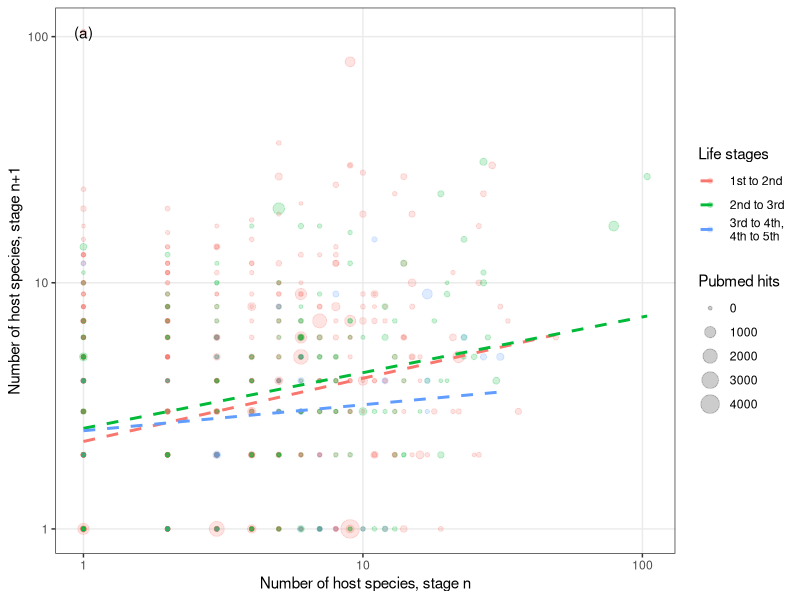
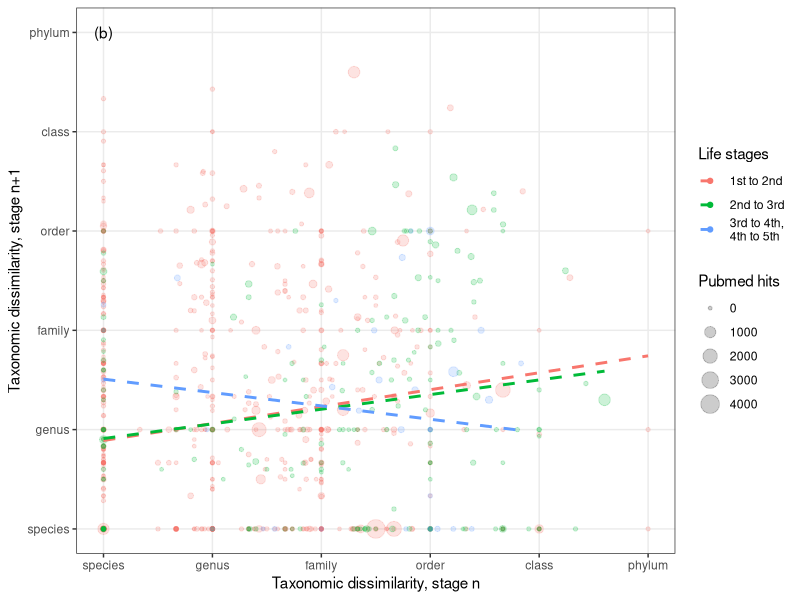
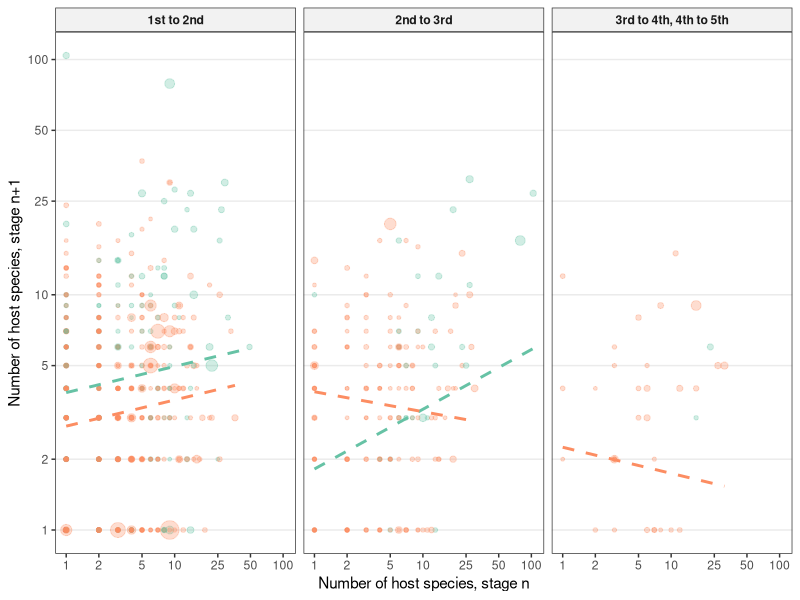
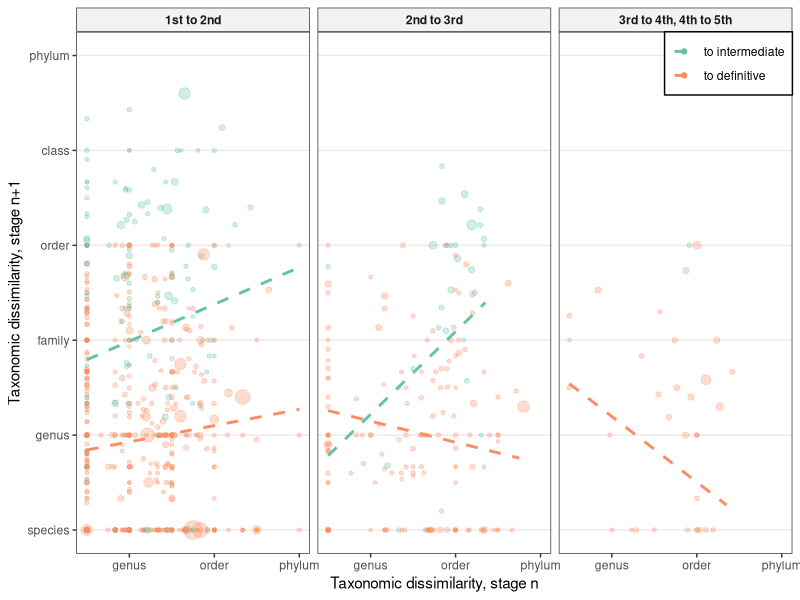
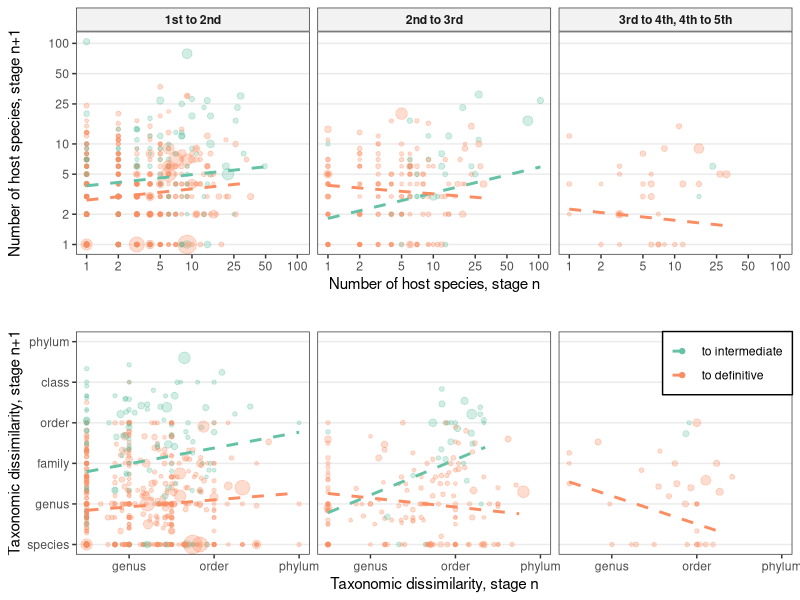

Reproduce these figures in R, in order.
## ---- chunk 1
library(ggplot2)
library(dplyr)
library(tidyr)
library(ape)
knitr::opts_chunk$set(echo = FALSE, warning = FALSE, message = FALSE)
options(stringsAsFactors = FALSE)
theme_set(new = theme_bw())
## ---- chunk 2
hosts_per_stage <- read.csv(file = "../data/stage_level_combined.csv", header = TRUE)
## ---- chunk 3
hosts_per_stage <- mutate(hosts_per_stage, rel_growth_paratenic = if_else(Facultative == "paratenic" & is.na(rel_growth_biov), 0, rel_growth_biov),
                          avg_dd_paratenic = if_else(Facultative == "paratenic" & is.na(avg_dd), 20, avg_dd))
## ---- chunk 4
hosts_per_stage <- mutate(hosts_per_stage, Host_no_fac = if_else(Host.no > 4, as.integer(4), Host.no))%>%
  mutate(Host_no_fac = factor(Host_no_fac))
# center log-transformed study effort
hosts_per_stage <- mutate(hosts_per_stage, zstudy_effort = 
                log10(study_effort+1) - mean( log10(study_effort+1), na.rm=T))

hosts_per_stage$obs <- factor(1:length(hosts_per_stage$Parasite.species)) # observation level effect for quantifying overdispersion
## ---- chunk 5
# spread host range
hs_wide <- hosts_per_stage%>%
  filter(Facultative != 'postcyclic')%>%
  select(Parasite.species, Host.no, num_hosts_suspicious_removed)%>%
  spread(key =  Host.no, value = num_hosts_suspicious_removed)
names(hs_wide) <- c('Parasite.species', 'ns1', 'ns2', 'ns3', 'ns4', 'ns5')
## ---- chunk 6
# spread tax diss index
hs_wide2 <- hosts_per_stage%>%
  filter(Facultative != 'postcyclic')%>%
  select(Parasite.species, Host.no, hsi_lcdb_suspcious_rem)%>%
  spread(key =  Host.no, value = hsi_lcdb_suspcious_rem)
names(hs_wide2) <- c('Parasite.species', 'hsi1', 'hsi2', 'hsi3', 'hsi4', 'hsi5')
## ---- chunk 7
hs_wide <- left_join(hs_wide, hs_wide2)
## ---- chunk 8
# stack generality, so one colum is in host n, next is in host n +1
hs_n1 <- select(hs_wide, Parasite.species, ns1, ns2, hsi1, hsi2)%>%
  filter(!is.na(ns1) & !is.na(ns2))
hs_n1$step <- "1st to 2nd"

hs_n2 <- select(hs_wide, Parasite.species, ns1 = ns2, ns2 = ns3, hsi1 = hsi2, hsi2 = hsi3)%>%
  filter(!is.na(ns1) & !is.na(ns2))
hs_n2$step <- "2nd to 3rd"

hs_n3 <- select(hs_wide, Parasite.species, ns1 = ns3, ns2 = ns4, hsi1 = hsi3, hsi2 = hsi4)%>%
  filter(!is.na(ns1) & !is.na(ns2))
hs_n3$step <- "3rd to 4th,\n4th to 5th"

hs_n4 <- select(hs_wide, Parasite.species, ns1 = ns4, ns2 = ns5, hsi1 = hsi4, hsi2 = hsi5)%>%
  filter(!is.na(ns1) & !is.na(ns2))
hs_n4$step <- "3rd to 4th,\n4th to 5th"

hs_nlong <- bind_rows(hs_n1, hs_n2, hs_n3, hs_n4)
## ---- chunk 9
hs_nlong <- left_join(hs_nlong, select(hosts_per_stage, Parasite.species, lcl_max_fac, study_effort)%>%distinct())
## ---- chunk 10
length(hs_nlong$Parasite.species)
## ---- chunk 11
n_distinct(hs_nlong$Parasite.species)
## ---- chunk 12
f3a <- ggplot(hs_nlong, aes(x = ns1, y = ns2, color = step)) + 
  geom_point(alpha = 0.2, aes(size = study_effort)) +
  geom_smooth(method = lm, se = F, linetype = 'dashed') +
  scale_x_log10() + scale_y_log10() +
  labs(x = "Number of host species, stage n", y = "Number of host species, stage n+1", 
       color = "Life stages", size = "Pubmed hits") +
  theme(panel.grid.minor = element_blank()) +
  annotate(geom = 'text', label = '(a)', x = min(hs_nlong$ns1, na.rm=T), y = max(hs_nlong$ns2, na.rm=T) )

f3a
## ---- chunk 13
tax.ranks <- c('genus', 'family', 'order', 'class', 'phylum') # for axis label
## ---- chunk 14
f3b <- ggplot(hs_nlong, aes(x = hsi1, y = hsi2, color = step)) + 
  geom_point(alpha = 0.2, aes(size = study_effort)) +
  geom_smooth(method = lm, se = F, linetype = 'dashed') +
  labs(x = "Taxonomic dissimilarity, stage n", y = "Taxonomic dissimilarity, stage n+1",
       color = "Life stages", size = "Pubmed hits") +
  theme(panel.grid.minor = element_blank()) +
  scale_x_continuous(limits = c(1,6), breaks = c(1:6), labels = c("species", tax.ranks)) +
  scale_y_continuous(limits = c(1,6), breaks = c(1:6), labels = c("species", tax.ranks)) +
  annotate(geom = 'text', label = '(b)', x = min(hs_nlong$hsi1, na.rm=T), y = 6 ) +
  guides(colour = guide_legend(override.aes = list(alpha = 1)))

f3b
## ---- chunk 15
# fig_width <- 6
# fig_height <- 4.5
# 
# ggsave(filename = "../figs/Fig4a.svg", plot = f3a, device = 'svg', units = 'in', width = fig_width, height = fig_height)
# ggsave(filename = "../figs/Fig4a.png", plot = f3a, device = 'png', units = 'in', width = fig_width, height = fig_height)
## ---- chunk 16
# ggsave(filename = "../figs/Fig4b.svg", plot = f3b, device = 'svg', units = 'in', width = fig_width, height = fig_height)
# ggsave(filename = "../figs/Fig4b.png", plot = f3b, device = 'png', units = 'in', width = fig_width, height = fig_height)
## ---- chunk 17
prev_stage <- select(hosts_per_stage, Parasite.species, Host.no, 
                     prev_hosts = num_hosts_suspicious_removed, prev_hsi = hsi_lcdb_suspcious_rem)%>%
  mutate(Host.no = Host.no + 1)
hosts_per_stage <- left_join(hosts_per_stage, prev_stage)
## ---- chunk 18
library(lme4)
## ---- chunk 19
reg9f <- glmer(num_hosts_suspicious_removed ~ zstudy_effort + Def.int*Host_no_fac + log(prev_hosts)*Host_no_fac*Def.int +
                 (1|Parasite.species) + (1|parasite_genus) + (1|parasite_family) +
                 (1|parasite_order) + (1|parasite_class) + (1|parasite_phylum) + (1|obs),
            data = filter(hosts_per_stage, Facultative != 'postcyclic', !is.na(hsi_lcdb_suspcious_rem), !is.na(prev_hosts) ),
            family = 'poisson'
            )
## ---- chunk 20
nd <- expand.grid(prev_hosts = seq(min(hosts_per_stage$num_hosts_suspicious_removed, na.rm = T),
                                   max(hosts_per_stage$num_hosts_suspicious_removed, na.rm = T), by = 1),
                  Host_no_fac = unique(hosts_per_stage$Host_no_fac)[-1], 
                  Def.int = unique(hosts_per_stage$Def.int))
nd$zstudy_effort <- 0
nd$preds <- exp(predict(reg9f, newdata = nd, re.form = NA))
## ---- chunk 21
# group_by(hosts_per_stage, Host_no_fac, Def.int)%>%
#   filter(!is.na(prev_hosts))%>%
#   summarize(min_hr = min(prev_hosts, na.rm = T), max_hr = max(prev_hosts, na.rm = T))

# filter to just those values in observed data
nd <- filter(nd,
             !(Host_no_fac == "2" & Def.int == 'def' & prev_hosts > 36), 
             !(Host_no_fac == "2" & Def.int == 'int' & prev_hosts > 49), 
             !(Host_no_fac == "3" & Def.int == 'def' & prev_hosts > 30), 
             !(Host_no_fac == "3" & Def.int == 'int' & prev_hosts > 104), 
             !(Host_no_fac == "4" & Def.int == 'def' & prev_hosts > 31), 
             !(Host_no_fac == "4" & Def.int == 'int' & prev_hosts < 17),
             !(Host_no_fac == "4" & Def.int == 'int' & prev_hosts > 23)
             )
## ---- chunk 22
hosts_per_stage <- mutate(hosts_per_stage,
                          di2 = factor(Def.int, levels = c('int', 'def')),
                          host2 = factor(Host_no_fac, labels = c("1", "1st to 2nd", "2nd to 3rd", "3rd to 4th, 4th to 5th")))%>%
  mutate(di2 = factor(di2, labels = c("to intermediate", "to definitive")))
nd <- mutate(nd,
             di2 = factor(Def.int, levels = c('int', 'def')),
             host2 = factor(Host_no_fac, labels = c("1st to 2nd", "2nd to 3rd", "3rd to 4th, 4th to 5th")))%>%
  mutate(di2 = factor(di2, labels = c("to intermediate", "to definitive")))

## ---- chunk 23
f3a <- ggplot(filter(hosts_per_stage, Facultative != 'postcyclic', !is.na(hsi_lcdb_suspcious_rem), !is.na(prev_hosts) ),
              aes(x = prev_hosts, y = num_hosts_suspicious_removed, color = di2)) + 
  geom_point(alpha = 0.3, aes(size = study_effort)) +
  scale_x_log10(breaks = c(1, 2, 5, 10, 25, 50, 100)) + 
  scale_y_log10(breaks = c(1, 2, 5, 10, 25, 50, 100)) +
  scale_color_brewer(type = "qual", palette = "Set2") +
  labs(x = "Number of host species, stage n", y = "Number of host species, stage n+1") +
  theme(legend.title = element_blank(),
        legend.position = c(1,1),
        legend.justification = c(1,1),
        legend.background = element_rect(color = 'black'),
        strip.text = element_text(face = "bold"),
        strip.background = element_rect(fill = 'grey95'),
        panel.grid.minor = element_blank(),
        panel.grid.major.x = element_blank()) +
  guides(size = FALSE, color = FALSE) +
  facet_wrap(~host2) +
  geom_line(data = filter(nd, !(Host_no_fac == 4 & Def.int == "int")),
            aes(x = prev_hosts, y = preds, color = di2), 
            size = 1, linetype = 'dashed')
f3a
## ---- chunk 24
reg9fx <- lmer(hsi_lcdb_suspcious_rem ~ zstudy_effort + Def.int*Host_no_fac + prev_hsi*Host_no_fac*Def.int +
                 (1|Parasite.species) + (1|parasite_genus) + (1|parasite_family) +
                 (1|parasite_order) + (1|parasite_class) + (1|parasite_phylum),
            data = filter(hosts_per_stage, Facultative != 'postcyclic', !is.na(hsi_lcdb_suspcious_rem), !is.na(prev_hsi) )
            )
## ---- chunk 25
nd <- expand.grid(prev_hsi = seq(1, 6, by = 0.1),
                  Host_no_fac = unique(hosts_per_stage$Host_no_fac)[-1], 
                  Def.int = unique(hosts_per_stage$Def.int))
nd$zstudy_effort <- 0
nd$preds <- (predict(reg9fx, newdata = nd, re.form = NA))
## ---- chunk 26
# group_by(hosts_per_stage, Host_no_fac, Def.int)%>%
#   filter(!is.na(prev_hsi))%>%
#   summarize(min_hr = min(prev_hsi, na.rm = T), max_hr = max(prev_hsi, na.rm = T))

# filter to just those values in observed data
nd <- filter(nd,
             !(Host_no_fac == "2" & Def.int == 'def' & prev_hsi > 6), 
             !(Host_no_fac == "2" & Def.int == 'int' & prev_hsi > 6), 
             !(Host_no_fac == "3" & Def.int == 'def' & prev_hsi > 5.6), 
             !(Host_no_fac == "3" & Def.int == 'int' & prev_hsi > 4.7), 
             !(Host_no_fac == "4" & Def.int == 'def' & prev_hsi > 4.8), 
             !(Host_no_fac == "4" & Def.int == 'int' & prev_hsi < 3.6),
             !(Host_no_fac == "4" & Def.int == 'int' & prev_hsi > 3.9)
             )
## ---- chunk 27
nd <- mutate(nd,
             di2 = factor(Def.int, levels = c('int', 'def')),
             host2 = factor(Host_no_fac, labels = c("1st to 2nd", "2nd to 3rd", "3rd to 4th, 4th to 5th")))%>%
  mutate(di2 = factor(di2, labels = c("to intermediate", "to definitive")))
## ---- chunk 28
f3b <- ggplot(filter(hosts_per_stage, Facultative != 'postcyclic', !is.na(hsi_lcdb_suspcious_rem), !is.na(prev_hsi) ),
              aes(x = prev_hsi, y = hsi_lcdb_suspcious_rem, color = di2)) + 
  geom_point(alpha = 0.3, aes(size = study_effort)) +
  scale_x_continuous(limits = c(1,6), breaks = c(2,4,6), labels = c("genus", "order", "phylum")) +
  scale_y_continuous(limits = c(1,6), breaks = c(1:6), labels = c("species", tax.ranks)) +
  scale_color_brewer(type = "qual", palette = "Set2") +
  labs(x = "Taxonomic dissimilarity, stage n", y = "Taxonomic dissimilarity, stage n+1") +
  theme(legend.title = element_blank(),
        legend.position = c(1,1),
        legend.justification = c(1,1),
        legend.background = element_rect(color = 'black'),
        strip.text = element_text(face = "bold"),
        strip.background = element_rect(fill = 'grey95'),
        panel.grid.minor = element_blank(),
        panel.grid.major.x = element_blank()) +
  guides(size = FALSE,
         color = guide_legend(override.aes = list(alpha = 1))) +
  facet_wrap(~host2) +
  geom_line(data = filter(nd, !(Host_no_fac == 4 & Def.int == "int")), 
            aes(x = prev_hsi, y = preds, color = di2),
            size = 1, linetype = 'dashed')
f3b
## ---- chunk 29
library(cowplot)
## ---- chunk 30
f3a2 <- f3a 
f3b2 <- f3b +
  theme(strip.background = element_blank(),
  strip.text.x = element_blank())
## ---- chunk 31
ap <- align_plots(f3a2, f3b2, align="hv")
f3c <- gridExtra::grid.arrange(ap[[1]], ap[[2]])
## ---- chunk 32
fig_width <- 8
fig_height <- 4

ggsave(filename = "../figs/Fig5.svg", plot = f3c, device = 'svg', units = 'in', width = fig_width, height = fig_height*2)
# ggsave(filename = "../figs/Fig5.png", plot = f3c, device = 'png', units = 'in', width = fig_width, height = fig_height*2)
